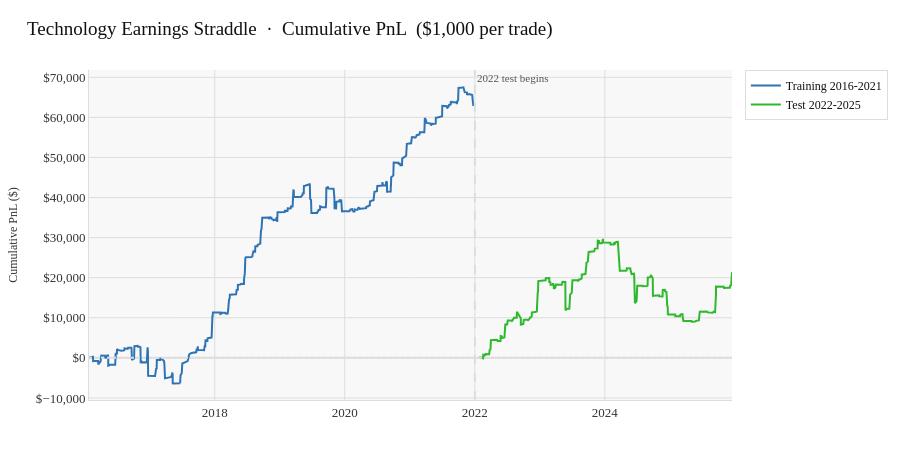

The code cell stored with this chart in its notebook:
### Code cell
LONG_AVG_RET  =  0.02
LONG_MED_RET  =  0.00
LONG_MIN_N    =  20

SHORT_AVG_RET = -0.02
SHORT_MED_RET =  0.00
SHORT_MIN_N   =  20

CAPITAL_PER_TRADE = 1_000

# Step 1: identify signals on training data
combo_stats = (train.groupby(["ticker","entry_offset","exit_offset"])
                    .agg(
                        n        = ("pnl_pct","count"),
                        avg_ret  = ("pnl_pct","mean"),
                        med_ret  = ("pnl_pct","median"),
                        win_rate = ("pnl_pct", lambda x: (x>0).mean()),
                        std      = ("pnl_pct","std"),
                    )
                    .reset_index())

long_signals = combo_stats[
    (combo_stats["n"]       > LONG_MIN_N)   &
    (combo_stats["avg_ret"] > LONG_AVG_RET) &
    (combo_stats["med_ret"] > LONG_MED_RET)
].copy()
long_signals["side"] = "LONG"

short_signals = combo_stats[
    (combo_stats["n"]       > SHORT_MIN_N)   &
    (combo_stats["avg_ret"] < SHORT_AVG_RET) &
    (combo_stats["med_ret"] < SHORT_MED_RET)
].copy()
short_signals["side"] = "SHORT"

print(f"Signals identified from training period (2016-2021):")
print(f"  Long  signals : {len(long_signals)}")
print(f"  Short signals : {len(short_signals)}")

print(f"\nLong signals:")
print(long_signals[["ticker","entry_offset","exit_offset","n","avg_ret","med_ret","win_rate"]]
      .sort_values("avg_ret", ascending=False)
      .to_string(index=False, formatters={
          "avg_ret":  "{:.2%}".format,
          "med_ret":  "{:.2%}".format,
          "win_rate": "{:.0%}".format,
      }))

print(f"\nShort signals:")
print(short_signals[["ticker","entry_offset","exit_offset","n","avg_ret","med_ret","win_rate"]]
      .sort_values("avg_ret")
      .to_string(index=False, formatters={
          "avg_ret":  "{:.2%}".format,
          "med_ret":  "{:.2%}".format,
          "win_rate": "{:.0%}".format,
      }))

# Step 2: apply signals to test data
long_keys  = set(zip(long_signals["ticker"],
                     long_signals["entry_offset"],
                     long_signals["exit_offset"]))
short_keys = set(zip(short_signals["ticker"],
                     short_signals["entry_offset"],
                     short_signals["exit_offset"]))

test_signals = test.copy()
test_signals["signal"] = None
test_signals.loc[test_signals.apply(
    lambda r: (r["ticker"],r["entry_offset"],r["exit_offset"]) in long_keys, axis=1),
    "signal"] = "LONG"
test_signals.loc[test_signals.apply(
    lambda r: (r["ticker"],r["entry_offset"],r["exit_offset"]) in short_keys, axis=1),
    "signal"] = "SHORT"

test_signals = test_signals[test_signals["signal"].notna()].copy()
test_signals["strategy_pnl"] = test_signals.apply(
    lambda r: r["pnl_pct"] if r["signal"]=="LONG" else -r["pnl_pct"], axis=1)

print(f"\n2022-2025 test trades: {len(test_signals)}")
print(f"  Long  trades : {(test_signals['signal']=='LONG').sum()}")
print(f"  Short trades : {(test_signals['signal']=='SHORT').sum()}")

# Step 3: out-of-sample performance
def perf(returns, label):
    r   = pd.Series(returns).dropna()
    inv = len(r) * CAPITAL_PER_TRADE
    print(f"\n  {label}")
    print(f"    Trades          : {len(r)}")
    print(f"    Capital deployed: ${inv:,.0f}")
    print(f"    Win rate        : {(r>0).mean():.1%}")
    print(f"    Avg return      : {r.mean():.2%}")
    print(f"    Median ret      : {r.median():.2%}")
    print(f"    Total PnL       : ${r.sum()*CAPITAL_PER_TRADE:,.2f}")
    print(f"    ROI             : {r.sum()*CAPITAL_PER_TRADE/inv:.2%}")
    print(f"    Best trade      : ${r.max()*CAPITAL_PER_TRADE:,.2f}")
    print(f"    Worst trade     : ${r.min()*CAPITAL_PER_TRADE:,.2f}")

print(f"\nOut-of-Sample Performance (2022-2025):")
perf(test_signals["strategy_pnl"], "Combined Long + Short")
perf(test_signals[test_signals["signal"]=="LONG"]["strategy_pnl"],  "Long only")
perf(test_signals[test_signals["signal"]=="SHORT"]["strategy_pnl"], "Short only")

# Step 4: performance by ticker
print(f"\nPerformance by Ticker:")
ticker_perf = (test_signals.groupby(["ticker","signal"])
               .agg(
                   n        = ("strategy_pnl","count"),
                   avg_ret  = ("strategy_pnl","mean"),
                   win_rate = ("strategy_pnl", lambda x: (x>0).mean()),
                   total    = ("strategy_pnl","sum"),
               )
               .round(4))
print(ticker_perf.to_string(formatters={
    "avg_ret":  "{:.2%}".format,
    "win_rate": "{:.0%}".format,
    "total":    "{:.2f}".format,
}))

# Step 5: training vs test comparison
print(f"\nTraining (2016-2021) vs Test (2022-2025) — Signal Combos:")
print(f"{'Ticker':<8} {'E':>3} {'X':>3} {'Side':<6} "
      f"{'Train Avg':>10} {'Train WR':>9} {'Train N':>8} "
      f"{'Test Avg':>9} {'Test WR':>8} {'Test N':>7}")
print("-" * 78)

all_signals = pd.concat([long_signals, short_signals])
for _, row in all_signals.sort_values(["side","ticker"]).iterrows():
    t, e, x, side = row["ticker"], int(row["entry_offset"]), int(row["exit_offset"]), row["side"]
    test_sub = test_signals[(test_signals["ticker"]==t) &
                             (test_signals["entry_offset"]==e) &
                             (test_signals["exit_offset"]==x)]
    if len(test_sub) == 0:
        test_avg, test_wr, test_n = float("nan"), float("nan"), 0
    else:
        pnl      = test_sub["strategy_pnl"]
        test_avg = pnl.mean(); test_wr = (pnl>0).mean(); test_n = len(pnl)

    print(f"{t:<8} {e:>+3} {x:>+3} {side:<6} "
          f"{row['avg_ret']:>10.2%} {row['win_rate']:>9.0%} {int(row['n']):>8} "
          f"{test_avg:>9.2%} {test_wr:>8.0%} {test_n:>7}")

# Step 6: overall PnL evaluation
tech_df = df[df["sector"] == "Technology"].copy()
tech_df["signal"] = None
tech_df.loc[tech_df.apply(
    lambda r: (r["ticker"],r["entry_offset"],r["exit_offset"]) in long_keys, axis=1),
    "signal"] = "LONG"
tech_df.loc[tech_df.apply(
    lambda r: (r["ticker"],r["entry_offset"],r["exit_offset"]) in short_keys, axis=1),
    "signal"] = "SHORT"

strat = tech_df[tech_df["signal"].notna()].copy()
strat["strategy_pnl"] = strat.apply(
    lambda r: r["pnl_pct"] if r["signal"]=="LONG" else -r["pnl_pct"], axis=1)
strat["period"]     = strat["constituent_year"].apply(
    lambda y: "train" if y <= 2021 else "test")
strat["dollar_pnl"] = strat["strategy_pnl"] * CAPITAL_PER_TRADE
strat = strat.sort_values("exit_date").reset_index(drop=True)

strat["cum_dollar_pnl"]  = strat.groupby("period")["dollar_pnl"].cumsum()
strat["overall_cum_pnl"] = strat["dollar_pnl"].cumsum()
strat["total_invested"]  = (strat.index + 1) * CAPITAL_PER_TRADE
strat["peak"]            = strat["overall_cum_pnl"].cummax()
strat["drawdown"]        = strat["overall_cum_pnl"] - strat["peak"]

print(f"\nOverall Strategy Performance  (${CAPITAL_PER_TRADE:,} per trade)")
for period, grp in strat.groupby("period"):
    r   = grp["dollar_pnl"]
    inv = len(grp) * CAPITAL_PER_TRADE
    print(f"\n  {period.upper()} ({grp['constituent_year'].min()}-{grp['constituent_year'].max()})")
    print(f"    Trades          : {len(r)}")
    print(f"    Capital deployed: ${inv:,.0f}")
    print(f"    Total PnL       : ${r.sum():,.2f}")
    print(f"    ROI             : {r.sum()/inv:.2%}")
    print(f"    Win rate        : {(r>0).mean():.1%}")
    print(f"    Avg per trade   : ${r.mean():,.2f}")
    print(f"    Best trade      : ${r.max():,.2f}")
    print(f"    Worst trade     : ${r.min():,.2f}")

r   = strat["dollar_pnl"]
inv = len(strat) * CAPITAL_PER_TRADE
print(f"\n  FULL PERIOD (2016-2025)")
print(f"    Trades          : {len(r)}")
print(f"    Capital deployed: ${inv:,.0f}")
print(f"    Total PnL       : ${r.sum():,.2f}")
print(f"    ROI             : {r.sum()/inv:.2%}")
print(f"    Win rate        : {(r>0).mean():.1%}")
print(f"    Avg per trade   : ${r.mean():,.2f}")
print(f"    Max Drawdown    : ${strat['drawdown'].min():,.2f}")
print(f"    Best trade      : ${r.max():,.2f}")
print(f"    Worst trade     : ${r.min():,.2f}")

fig = go.Figure()
for period, col, name in [("train", "#2E74B5", "Training 2016-2021"),
                           ("test",  GREEN,     "Test 2022-2025")]:
    grp = strat[strat["period"]==period]
    fig.add_trace(go.Scatter(
        x=grp["exit_date"], y=grp["cum_dollar_pnl"],
        mode="lines", name=name,
        line=dict(color=col, width=2),
        hovertemplate="%{x|%b %Y}<br>Cumulative PnL: $%{y:,.0f}<extra></extra>",
    ))

fig.add_vline(x=pd.Timestamp("2022-01-01").timestamp()*1000,
              line_color=DG, line_dash="dash",
              annotation_text="2022 test begins",
              annotation_font=dict(family=FONT, size=11, color=GREY))
fig.add_hline(y=0, line_color=DG, line_dash="dot")

fig.update_layout(
    title=dict(text=f"Technology Earnings Straddle  ·  Cumulative PnL  (${CAPITAL_PER_TRADE:,} per trade)",
               font=dict(family=FONT, size=19, color="#111111"),
               x=0.03, xanchor="left"),
    paper_bgcolor=BG, plot_bgcolor=PANEL,
    font=dict(family=FONT, color="#111111", size=13),
    height=460, margin=dict(l=80, r=40, t=70, b=60),
    legend=dict(bgcolor=BG, bordercolor=DG, borderwidth=1,
                font=dict(family=FONT, size=12)),
    hoverlabel=dict(bgcolor="#ffffff", bordercolor=DG,
                    font=dict(family=FONT, color="#111111", size=13)),
    xaxis=dict(gridcolor=DG, linecolor=DG,
               tickfont=dict(family=FONT, color="#333333")),
    yaxis=dict(title="Cumulative PnL ($)",
               tickprefix="$", tickformat=",.0f",
               gridcolor=DG, linecolor=DG, zerolinecolor=DG,
               tickfont=dict(family=FONT, color="#333333"),
               title_font=dict(family=FONT, color="#333333", size=12)),
)
fig.show()

### Figure 1 — Plotly figure (JSON) as saved in the notebook; plotly's stock layout.template omitted (floating-point values rounded to 4 significant figures; data arrays with more than 128 entries replaced by an {"elided": "..."} marker saying what was removed)
{"data": [{"hovertemplate": "%{x|%b %Y}<br>Cumulative PnL: $%{y:,.0f}<extra></extra>", "line": {"color": "#2E74B5", "width": 2}, "mode": "lines", "name": "Training 2016-2021", "type": "scatter", "x": {"elided": "745 str values"}, "y": {"elided": "745 float values"}}, {"hovertemplate": "%{x|%b %Y}<br>Cumulative PnL: $%{y:,.0f}<extra></extra>", "line": {"color": "#2db82d", "width": 2}, "mode": "lines", "name": "Test 2022-2025", "type": "scatter", "x": {"elided": "407 str values"}, "y": {"elided": "407 float values"}}], "layout": {"annotations": [{"font": {"color": "#555555", "family": "Garamond, 'EB Garamond', Georgia, serif", "size": 11}, "showarrow": false, "text": "2022 test begins", "x": 1640995200000, "xanchor": "left", "xref": "x", "y": 1, "yanchor": "top", "yref": "y domain"}], "font": {"color": "#111111", "family": "Garamond, 'EB Garamond', Georgia, serif", "size": 13}, "height": 460, "hoverlabel": {"bgcolor": "#ffffff", "bordercolor": "#dddddd", "font": {"color": "#111111", "family": "Garamond, 'EB Garamond', Georgia, serif", "size": 13}}, "legend": {"bgcolor": "#ffffff", "bordercolor": "#dddddd", "borderwidth": 1, "font": {"family": "Garamond, 'EB Garamond', Georgia, serif", "size": 12}}, "margin": {"b": 60, "l": 80, "r": 40, "t": 70}, "paper_bgcolor": "#ffffff", "plot_bgcolor": "#f8f8f8", "shapes": [{"line": {"color": "#dddddd", "dash": "dash"}, "type": "line", "x0": 1640995200000, "x1": 1640995200000, "xref": "x", "y0": 0, "y1": 1, "yref": "y domain"}, {"line": {"color": "#dddddd", "dash": "dot"}, "type": "line", "x0": 0, "x1": 1, "xref": "x domain", "y0": 0, "y1": 0, "yref": "y"}], "title": {"font": {"color": "#111111", "family": "Garamond, 'EB Garamond', Georgia, serif", "size": 19}, "text": "Technology Earnings Straddle  ·  Cumulative PnL  ($1,000 per trade)", "x": 0.03, "xanchor": "left"}, "xaxis": {"gridcolor": "#dddddd", "linecolor": "#dddddd", "tickfont": {"color": "#333333", "family": "Garamond, 'EB Garamond', Georgia, serif"}}, "yaxis": {"gridcolor": "#dddddd", "linecolor": "#dddddd", "tickfont": {"color": "#333333", "family": "Garamond, 'EB Garamond', Georgia, serif"}, "tickformat": ",.0f", "tickprefix": "$", "title": {"font": {"color": "#333333", "family": "Garamond, 'EB Garamond', Georgia, serif", "size": 12}, "text": "Cumulative PnL ($)"}, "zerolinecolor": "#dddddd"}}}
